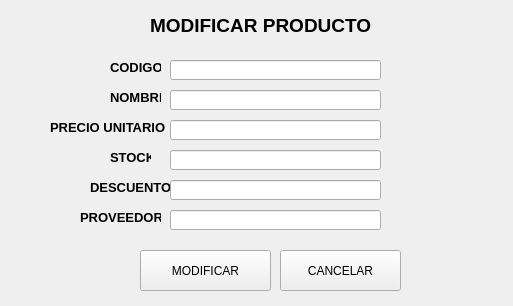
<?xml version="1.0" encoding="UTF-8"?>
<ui version="4.0">
 <class>ModificarProductoWindow</class>
 <widget class="QWidget" name="ModificarProductoWindow">
  <property name="geometry">
   <rect>
    <x>0</x>
    <y>0</y>
    <width>513</width>
    <height>306</height>
   </rect>
  </property>
  <property name="windowTitle">
   <string>Form</string>
  </property>
  <property name="windowIcon">
   <iconset>
    <normaloff>../icons/bxs-notepad.svg</normaloff>../icons/bxs-notepad.svg</iconset>
  </property>
  <widget class="QLabel" name="lb_nomMod">
   <property name="geometry">
    <rect>
     <x>110</x>
     <y>90</y>
     <width>51</width>
     <height>16</height>
    </rect>
   </property>
   <property name="text">
    <string>&lt;html&gt;&lt;head/&gt;&lt;body&gt;&lt;p&gt;&lt;span style=&quot; font-size:10pt; font-weight:600;&quot;&gt;NOMBRE&lt;/span&gt;&lt;/p&gt;&lt;/body&gt;&lt;/html&gt;</string>
   </property>
  </widget>
  <widget class="QPushButton" name="button_AgregarMod">
   <property name="geometry">
    <rect>
     <x>140</x>
     <y>250</y>
     <width>131</width>
     <height>41</height>
    </rect>
   </property>
   <property name="styleSheet">
    <string notr="true">font: 75 11pt &quot;MS Shell Dlg 2&quot;;</string>
   </property>
   <property name="text">
    <string>MODIFICAR</string>
   </property>
   <property name="icon">
    <iconset>
     <normaloff>../icons/bx-check.svg</normaloff>../icons/bx-check.svg</iconset>
   </property>
   <property name="iconSize">
    <size>
     <width>30</width>
     <height>30</height>
    </size>
   </property>
  </widget>
  <widget class="QLineEdit" name="le_codMod">
   <property name="geometry">
    <rect>
     <x>170</x>
     <y>60</y>
     <width>211</width>
     <height>20</height>
    </rect>
   </property>
   <property name="styleSheet">
    <string notr="true">font: 10pt &quot;MS Shell Dlg 2&quot;;</string>
   </property>
  </widget>
  <widget class="QLineEdit" name="le_nomComMod">
   <property name="geometry">
    <rect>
     <x>170</x>
     <y>90</y>
     <width>211</width>
     <height>20</height>
    </rect>
   </property>
   <property name="styleSheet">
    <string notr="true">font: 10pt &quot;MS Shell Dlg 2&quot;;</string>
   </property>
  </widget>
  <widget class="QLabel" name="lb_provMod">
   <property name="geometry">
    <rect>
     <x>80</x>
     <y>210</y>
     <width>81</width>
     <height>16</height>
    </rect>
   </property>
   <property name="text">
    <string>&lt;html&gt;&lt;head/&gt;&lt;body&gt;&lt;p&gt;&lt;span style=&quot; font-size:10pt; font-weight:600;&quot;&gt;PROVEEDOR&lt;/span&gt;&lt;/p&gt;&lt;/body&gt;&lt;/html&gt;</string>
   </property>
  </widget>
  <widget class="QLabel" name="lb_stoMod">
   <property name="geometry">
    <rect>
     <x>110</x>
     <y>150</y>
     <width>41</width>
     <height>16</height>
    </rect>
   </property>
   <property name="text">
    <string>&lt;html&gt;&lt;head/&gt;&lt;body&gt;&lt;p&gt;&lt;span style=&quot; font-size:10pt; font-weight:600;&quot;&gt;STOCK&lt;/span&gt;&lt;/p&gt;&lt;/body&gt;&lt;/html&gt;</string>
   </property>
  </widget>
  <widget class="QLineEdit" name="le_preUniComMod">
   <property name="geometry">
    <rect>
     <x>170</x>
     <y>120</y>
     <width>211</width>
     <height>20</height>
    </rect>
   </property>
   <property name="styleSheet">
    <string notr="true">font: 10pt &quot;MS Shell Dlg 2&quot;;</string>
   </property>
  </widget>
  <widget class="QLineEdit" name="le_stoMod">
   <property name="geometry">
    <rect>
     <x>170</x>
     <y>150</y>
     <width>211</width>
     <height>20</height>
    </rect>
   </property>
  </widget>
  <widget class="QLabel" name="lb_descMod">
   <property name="geometry">
    <rect>
     <x>90</x>
     <y>180</y>
     <width>81</width>
     <height>16</height>
    </rect>
   </property>
   <property name="text">
    <string>&lt;html&gt;&lt;head/&gt;&lt;body&gt;&lt;p&gt;&lt;span style=&quot; font-size:10pt; font-weight:600;&quot;&gt;DESCUENTO&lt;/span&gt;&lt;/p&gt;&lt;/body&gt;&lt;/html&gt;</string>
   </property>
  </widget>
  <widget class="QLabel" name="lb_titleProduct">
   <property name="geometry">
    <rect>
     <x>150</x>
     <y>10</y>
     <width>231</width>
     <height>31</height>
    </rect>
   </property>
   <property name="text">
    <string>&lt;html&gt;&lt;head/&gt;&lt;body&gt;&lt;p&gt;&lt;span style=&quot; font-size:14pt; font-weight:600;&quot;&gt;MODIFICAR PRODUCTO&lt;/span&gt;&lt;/p&gt;&lt;/body&gt;&lt;/html&gt;</string>
   </property>
  </widget>
  <widget class="QPushButton" name="button_CancelarMod">
   <property name="geometry">
    <rect>
     <x>280</x>
     <y>250</y>
     <width>121</width>
     <height>41</height>
    </rect>
   </property>
   <property name="styleSheet">
    <string notr="true">font: 75 11pt &quot;MS Shell Dlg 2&quot;;</string>
   </property>
   <property name="text">
    <string>CANCELAR</string>
   </property>
   <property name="icon">
    <iconset>
     <normaloff>../icons/bxs-message-square-x.svg</normaloff>../icons/bxs-message-square-x.svg</iconset>
   </property>
   <property name="iconSize">
    <size>
     <width>30</width>
     <height>30</height>
    </size>
   </property>
  </widget>
  <widget class="QLineEdit" name="le_prvMod">
   <property name="geometry">
    <rect>
     <x>170</x>
     <y>210</y>
     <width>211</width>
     <height>20</height>
    </rect>
   </property>
  </widget>
  <widget class="QLabel" name="lb_preUniMod">
   <property name="geometry">
    <rect>
     <x>50</x>
     <y>120</y>
     <width>121</width>
     <height>16</height>
    </rect>
   </property>
   <property name="text">
    <string>&lt;html&gt;&lt;head/&gt;&lt;body&gt;&lt;p&gt;&lt;span style=&quot; font-size:10pt; font-weight:600;&quot;&gt;PRECIO UNITARIO&lt;/span&gt;&lt;/p&gt;&lt;/body&gt;&lt;/html&gt;</string>
   </property>
  </widget>
  <widget class="QLineEdit" name="le_desMod">
   <property name="geometry">
    <rect>
     <x>170</x>
     <y>180</y>
     <width>211</width>
     <height>20</height>
    </rect>
   </property>
  </widget>
  <widget class="QLabel" name="lb_codMod">
   <property name="geometry">
    <rect>
     <x>110</x>
     <y>60</y>
     <width>51</width>
     <height>16</height>
    </rect>
   </property>
   <property name="text">
    <string>&lt;html&gt;&lt;head/&gt;&lt;body&gt;&lt;p&gt;&lt;span style=&quot; font-size:10pt; font-weight:600;&quot;&gt;CODIGO&lt;/span&gt;&lt;/p&gt;&lt;/body&gt;&lt;/html&gt;</string>
   </property>
  </widget>
 </widget>
 <resources/>
 <connections/>
</ui>
